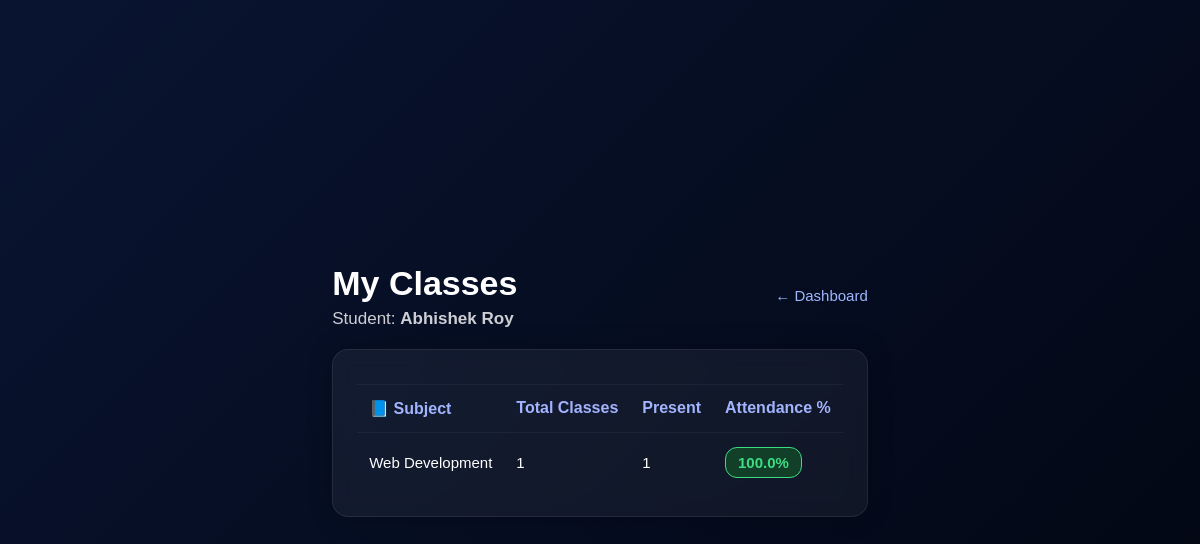
Before: /student/classes (signed in) with the older database file.
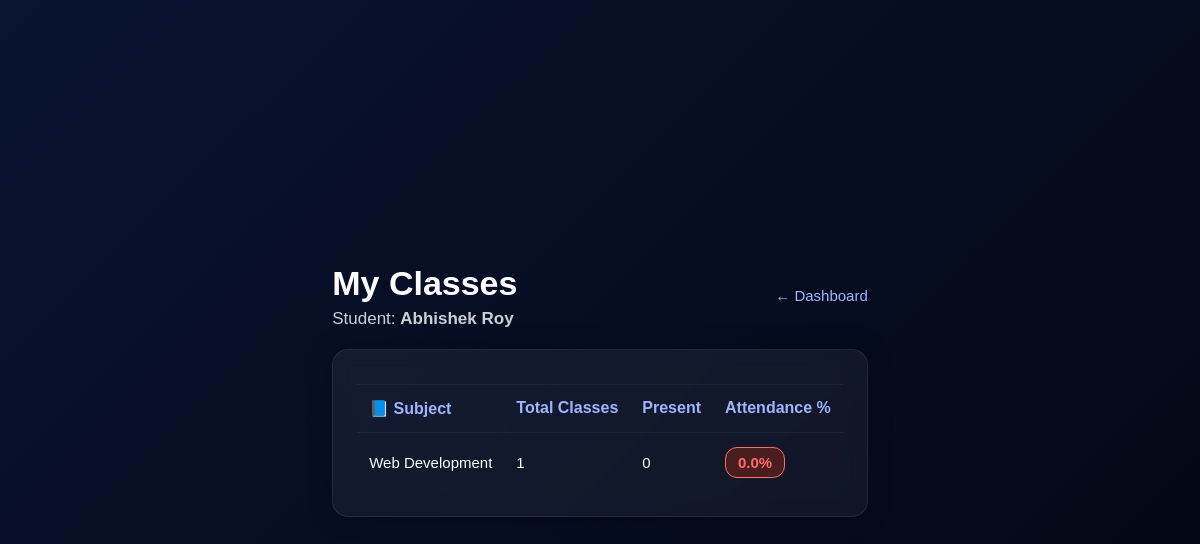
After: the same page with the newer database file.
### app.py (models this page shows)
class Attendance(db.Model):
    id = db.Column(db.Integer, primary_key=True)
    student_id = db.Column(db.Integer, db.ForeignKey('user.id'), nullable=False)
    teacher_id = db.Column(db.Integer, db.ForeignKey('user.id'), nullable=False)
    subject = db.Column(db.String(100), nullable=False)
    branch = db.Column(db.String(100), nullable=True)
    semester = db.Column(db.String(20), nullable=True)
    date = db.Column(db.Date, nullable=False, default=date.today)
    status = db.Column(db.String(20), nullable=False, default='absent')
    student = db.relationship('User', foreign_keys=[student_id], backref='attendance_as_student')
    teacher = db.relationship('User', foreign_keys=[teacher_id], backref='attendance_as_teacher')

### app.py (the view)
@app.route('/student/classes')
def student_classes():
    if session.get('role') != 'student':
        abort(403)
    student = User.query.get(session.get('user_id'))
    rows = db.session.query(Attendance.subject).filter_by(student_id=student.id).distinct().all()
    subjects = [r[0] for r in rows if r[0]]
    classes_stats = []
    for subj in subjects:
        total = Attendance.query.filter_by(student_id=student.id, subject=subj).count()
        present = Attendance.query.filter(Attendance.student_id==student.id,
                                          Attendance.subject==subj,
                                          func.lower(Attendance.status)=='present').count()
        pct = round((present/total)*100,2) if total>0 else 0
        classes_stats.append({'subject': subj, 'total': total, 'present': present, 'percentage': pct})
    return render_template('student_classes.html', student=student, classes_stats=classes_stats)

### templates/student_classes.html (shortened to what this page needs)
<!DOCTYPE html>
<html lang="en">
<head>
  <link rel="stylesheet" href="{{ url_for('static', filename='style.css') }}">
</head>
<body>
  <div class="wrap">
    <div style="display:flex;justify-content:space-between;align-items:center">
      <div>
        <h1>My Classes</h1>
        <div style="opacity:.8;font-size:17px">Student: <strong>{{ student.name }}</strong></div>
      </div>
      <div>
        <a class="back" href="{{ url_for('student_dashboard') }}">← Dashboard</a>
      </div>
    </div>
    <div class="card">
      {% if classes_stats %}
        <table>
          <thead>
            <tr>
              <th>📘 Subject</th>
              <th>Total Classes</th>
              <th>Present</th>
              <th>Attendance %</th>
            </tr>
          </thead>
          <tbody>
            {% for c in classes_stats %}
              <tr>
                <td>{{ c.subject }}</td>
                <td>{{ c.total }}</td>
                <td>{{ c.present }}</td>
                <td>
                  {% if c.percentage >= 75 %}
                    <span class="badge good">{{ c.percentage }}%</span>
                  {% elif c.percentage >= 40 %}
                    <span class="badge avg">{{ c.percentage }}%</span>
                  {% else %}
                    <span class="badge bad">{{ c.percentage }}%</span>
                  {% endif %}
                </td>
              </tr>
            {% endfor %}
          </tbody>
        </table>
      {% else %}
        <p style="opacity:.7;font-size:16px">No class records available.</p>
      {% endif %}
    </div>
  </div>
</body>
</html>

Changed rows visible on the page:
changed Attendance "Web Development": present "1" → "0"; percentage "100.0" → "0.0"
